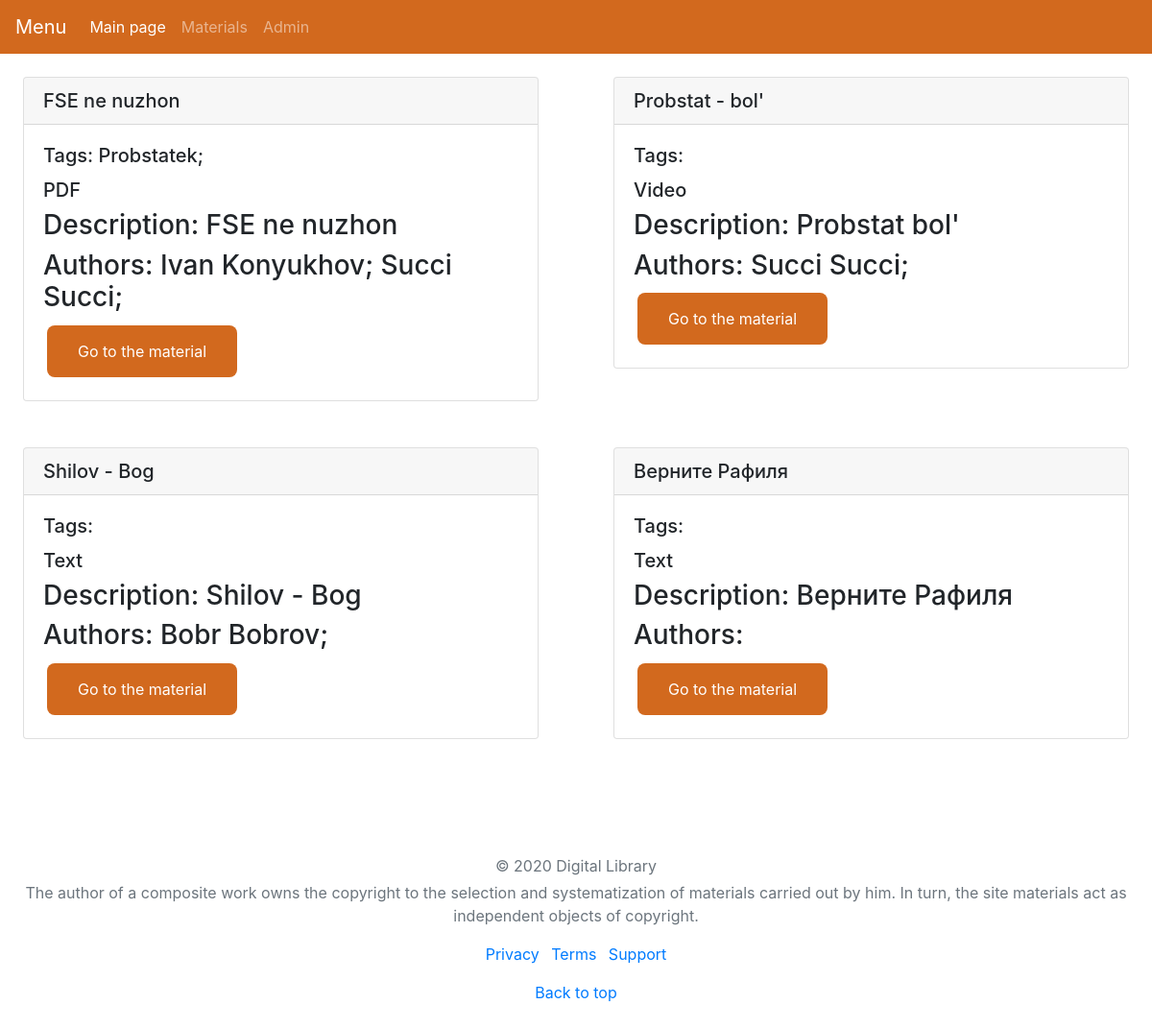
The app's page /list_of_materials with its own data.
### digital_library/db/__init__.py (models this page shows)
class BaseModel(db_wrapper.Model):
    admin_view = ModelView

class MATERIAL(BaseModel):
    Type = TextField()
    Title = TextField(default='')
    Description = TextField(default='')
    tags = ManyToManyField(TAG, backref='materials')  # TAGGED_WITH
    authors = ManyToManyField(USER, backref='suggested_materials')  # SUGGESTED_BY

class TAG(BaseModel):
    Name = TextField(unique=True)

### digital_library/views/index.py (the view)
@index_router.route('/list_of_materials')
def list_of_materials():
    if not MATERIAL.select().exists():
        abort(404, "There are no materials at all!")
    data = []
    for material in MATERIAL.select():
        data.append({
            'id': material.id,
            'type': material.Type,
            'title': material.Title,
            'description': material.Description,
            'tags': [TAG.get_by_id(tag_id).Name for tag_id in material.tags],
            'authors': [USER.get_by_id(user_id).FullName for user_id in material.authors]
        })
    return render_template('list_of_materials.html', data = data)

### digital_library/db/__init__.py (called while the page is built)
    @property
    def FullName(self):
        return self.FirstName + ' ' + self.SecondName

### digital_library/views/templates/list_of_materials.html
{% extends '_page.html' %}
{% block content %}
    {% for item in data%}
        {% if loop.index0%2 ==0 %}
            <div class = "row .row-cols-1">
        {%  endif %}
        <div class="col-sm-6">
            <div class="card card-height: 100% m-4" >
                <h5 class="card-header">{{ item["title"] }}</h5>
                <div class="card-body">
                    <h5 class="card-title">
                        Tags:
                        {% for tag in item['tags']%}
                            {{tag}};
                        {% endfor %}
                    </h5>
                    <h5 class="card-text">{{ item["type"] }}</h5>
                    <h3 class="card-text">Description: {{ item["description"] }}</h3>
                    <h3 class="card-text">Authors:
                        {% for author in item['authors']%}
                            {{author}};
                        {% endfor %}
                    </h3>
                    <a class="button" href={{ url_for('index.material_overview', material_id = item['id']) }}>Go to the material</a>
                </div>
            </div>
        </div>
        {% if loop.index0 % 2 == 1 or loop.last %}
            </div>
        {%  endif %}
    {%  endfor %}
{% endblock %}

### digital_library/views/templates/_page.html (style rules this page uses)
.button { background-color: #d2691e; border: none; color: white; display: inline-block; padding: 15px 32px; text-align: center; text-decoration: none; font-size: 16px; cursor: pointer; border-radius: 8px; margin: 4px 4px; }

### records on screen
MATERIAL: title "FSE ne nuzhon", type "PDF", description "FSE ne nuzhon", author "Ivan Konyukhov" "Succi Succi"
TAG: Name "Probstatek"
MATERIAL: title "Probstat - bol'", type "Video", description "Probstat bol'", author "Succi Succi"
MATERIAL: title "Shilov - Bog", type "Text", description "Shilov - Bog", author "Bobr Bobrov"
MATERIAL: title "Верните Рафиля", type "Text", description "Верните Рафиля"
